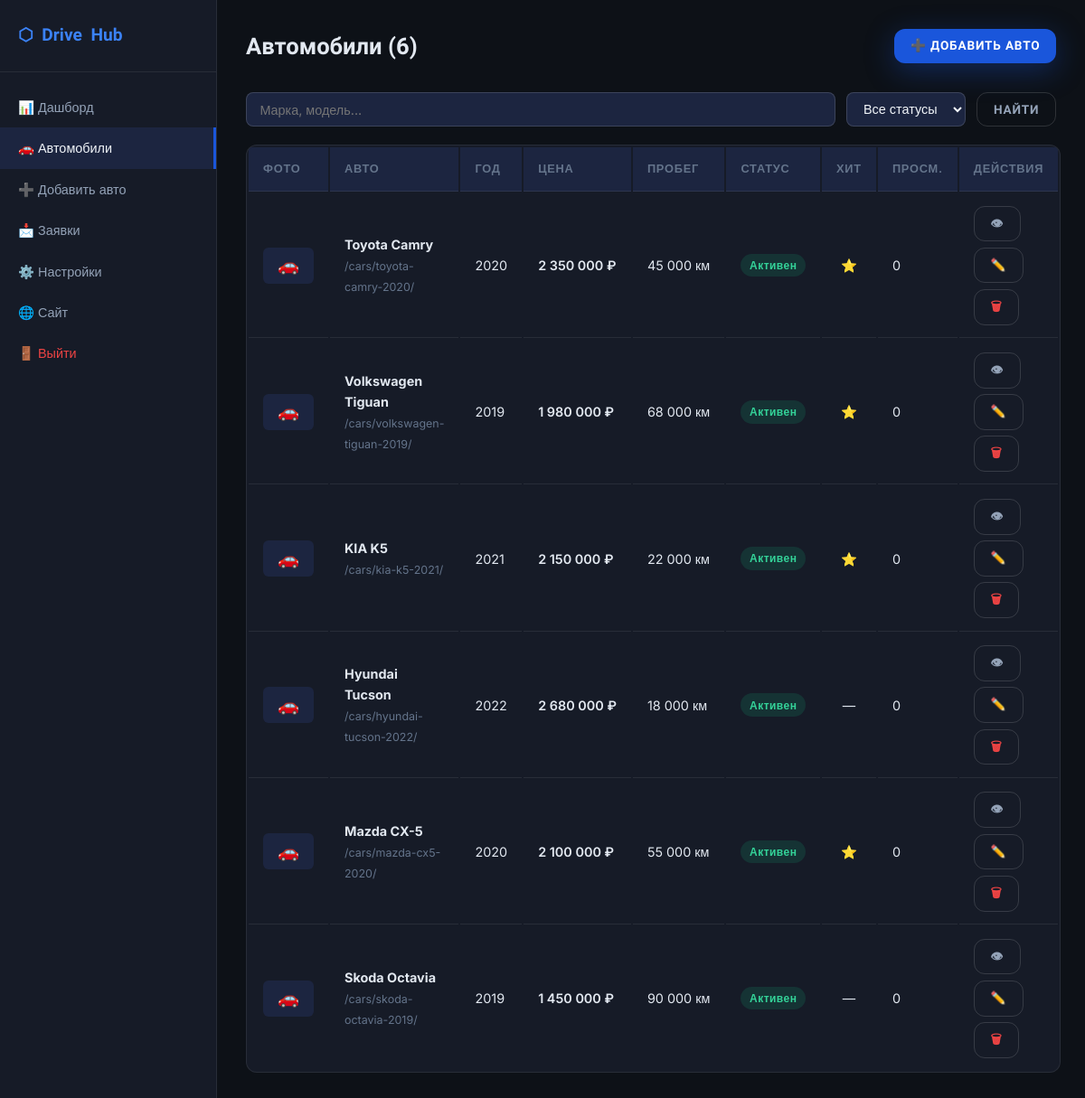
The page /admin/cars/index.php (signed in) on the database its author committed.
### tables this page shows
CREATE TABLE IF NOT EXISTS `cars` (
  `id`              INT UNSIGNED     NOT NULL AUTO_INCREMENT,
  `slug`            VARCHAR(200)     NOT NULL UNIQUE,
  `brand`           VARCHAR(80)      NOT NULL,
  `model`           VARCHAR(80)      NOT NULL,
  `year`            SMALLINT         NOT NULL,
  `price`           INT UNSIGNED     NOT NULL,
  `mileage`         INT UNSIGNED     NOT NULL DEFAULT 0,
  `body_type`       ENUM('sedan','hatchback','suv','crossover','wagon','coupe','minivan','pickup','convertible','other') NOT NULL DEFAULT 'other',
  `transmission`    ENUM('manual','automatic','robot','variator') NOT NULL DEFAULT 'automatic',
  `fuel_type`       ENUM('petrol','diesel','hybrid','electric','gas') NOT NULL DEFAULT 'petrol',
  `drive`           ENUM('fwd','rwd','awd','4wd') NOT NULL DEFAULT 'fwd',
  `engine_volume`   DECIMAL(3,1)     DEFAULT NULL,
  `engine_power`    SMALLINT         DEFAULT NULL,
  `color`           VARCHAR(60)      DEFAULT NULL,
  `vin`             VARCHAR(20)      DEFAULT NULL,
  `description`     TEXT,
  `features`        TEXT COMMENT 'JSON array of features',
  `status`          ENUM('active','sold','hidden') NOT NULL DEFAULT 'active',
  `is_featured`     TINYINT(1)       NOT NULL DEFAULT 0,
  `views`           INT UNSIGNED     NOT NULL DEFAULT 0,
  `meta_title`      VARCHAR(255)     DEFAULT NULL,
  `meta_description` VARCHAR(500)   DEFAULT NULL,
  `created_at`      DATETIME         NOT NULL DEFAULT CURRENT_TIMESTAMP,
  `updated_at`      DATETIME         NOT NULL DEFAULT CURRENT_TIMESTAMP ON UPDATE CURRENT_TIMESTAMP,
  PRIMARY KEY (`id`),
  INDEX `idx_status` (`status`),
  INDEX `idx_brand` (`brand`),
  INDEX `idx_price` (`price`),
  INDEX `idx_featured` (`is_featured`)
);

### includes/db.php (called while the page is built, shortened)
<?php
class Database {
    private static $instance = null;
    private $pdo;
    private function __construct() {
        $dsn = 'mysql:host=' . DB_HOST . ';dbname=' . DB_NAME . ';charset=' . DB_CHARSET;
        $options = [
            PDO::ATTR_ERRMODE            => PDO::ERRMODE_EXCEPTION,
            PDO::ATTR_DEFAULT_FETCH_MODE => PDO::FETCH_ASSOC,
            PDO::ATTR_EMULATE_PREPARES   => false,
        ];
        try {
            $this->pdo = new PDO($dsn, DB_USER, DB_PASS, $options);
        } catch (PDOException $e) {
            if (DEBUG_MODE) {
                die('Ошибка подключения к БД: ' . $e->getMessage());
            } else {
                die('Ошибка подключения к базе данных. Попробуйте позже.');
            }
        }
    }
    public static function getInstance(): self {
        if (self::$instance === null) {
            self::$instance = new self();
        }
        return self::$instance;
    }
    public function query(string $sql, array $params = []): PDOStatement {
        $stmt = $this->pdo->prepare($sql);
        $stmt->execute($params);
        return $stmt;
    }
    public function fetchAll(string $sql, array $params = []): array {
        return $this->query($sql, $params)->fetchAll();
    }
}
function db(): Database {
    return Database::getInstance();
}

### includes/functions.php (called while the page is built, shortened)
<?php
require_once __DIR__ . '/db.php';
function csrf_token(): string {
    return $_SESSION['csrf_token'];
}

### admin/cars/index.php (the view, shortened to what this page needs)
<?php
require_once __DIR__ . '/../admin/_header.php';
$search = trim($_GET['q'] ?? '');
$where = ['1=1']; $params = [];
$whereStr = implode(' AND ', $where);
$cars = db()->fetchAll("SELECT c.*, (SELECT image_path FROM car_images WHERE car_id=c.id AND is_main=1 LIMIT 1) as main_image FROM cars c WHERE $whereStr ORDER BY c.created_at DESC", $params);
?>
<div class="admin-topbar">
    <h1>Автомобили (<?= count($cars) ?>)</h1>
    <a href="/admin/cars/add.php" class="btn btn-primary btn-sm">➕ Добавить авто</a>
</div>
<form method="GET" style="display:flex;gap:.75rem;margin-bottom:1.25rem;flex-wrap:wrap">
    <input type="text" name="q" value="<?= htmlspecialchars($search) ?>" placeholder="Марка, модель..." style="flex:1;min-width:180px;background:var(--surface);border:1px solid var(--border-2);border-radius:8px;color:var(--text);padding:.55rem .9rem;font-size:.9rem">
    <select name="status" onchange="this.form.submit()" style="background:var(--surface);border:1px solid var(--border-2);border-radius:8px;color:var(--text);padding:.55rem .9rem;font-size:.9rem">
        <option value="">Все статусы</option>
    </select>
    <button type="submit" class="btn btn-ghost btn-sm">Найти</button>
</form>
<table class="admin-table">
    <thead>
        <tr>
            <th style="width:60px">Фото</th>
            <th>Авто</th>
            <th>Год</th>
            <th>Цена</th>
            <th>Пробег</th>
            <th>Статус</th>
            <th>Хит</th>
            <th>Просм.</th>
            <th>Действия</th>
        </tr>
    </thead>
    <tbody>
    <?php if (empty($cars)): ?>
    <tr><td colspan="9" style="text-align:center;padding:3rem;color:var(--text-3)">Автомобили не найдены</td></tr>
    <?php else: foreach ($cars as $c): ?>
    <tr>
        <td>
            <?php if ($c['main_image']): ?>
            <img src="/uploads/cars/<?= htmlspecialchars($c['main_image']) ?>" style="width:56px;height:40px;object-fit:cover;border-radius:6px" loading="lazy">
            <?php else: ?>
            <div style="width:56px;height:40px;background:var(--surface);border-radius:6px;display:flex;align-items:center;justify-content:center;color:var(--text-3);font-size:1.2rem">🚗</div>
            <?php endif; ?>
        </td>
        <td>
            <strong><?= htmlspecialchars($c['brand'].' '.$c['model']) ?></strong><br>
            <small style="color:var(--text-3);font-size:.78rem">/cars/<?= htmlspecialchars($c['slug']) ?>/</small>
        </td>
        <td><?= $c['year'] ?></td>
        <td style="font-weight:600;white-space:nowrap"><?= number_format($c['price'],0,',',' ') ?> ₽</td>
        <td style="white-space:nowrap"><?= number_format($c['mileage'],0,',',' ') ?> км</td>
        <td>
            <?php
            $badges = ['active'=>['badge-green','Активен'],'sold'=>['badge-red','Продано'],'hidden'=>['badge-gray','Скрыт']];
            [$cls,$lbl] = $badges[$c['status']] ?? ['badge-gray','?'];
            ?>
            <span class="badge <?= $cls ?>"><?= $lbl ?></span>
        </td>
        <td style="text-align:center"><?= $c['is_featured'] ? '⭐' : '—' ?></td>
        <td><?= $c['views'] ?></td>
        <td>
            <div style="display:flex;gap:.4rem;flex-wrap:wrap">
                <a href="/cars/<?= htmlspecialchars($c['slug']) ?>/" target="_blank" class="btn btn-ghost btn-sm" title="Смотреть">👁</a>
                <a href="/admin/cars/edit.php?id=<?= $c['id'] ?>" class="btn btn-ghost btn-sm" title="Редактировать">✏️</a>
                <a href="/admin/cars/?delete=<?= $c['id'] ?>&csrf_token=<?= csrf_token() ?>" class="btn btn-ghost btn-sm"
                   style="color:var(--red)" title="Удалить"
                   onclick="return confirm('Удалить <?= htmlspecialchars($c['brand'].' '.$c['model']) ?>? Это действие необратимо.')">🗑</a>
            </div>
        </td>
    </tr>
    <?php endforeach; endif; ?>
    </tbody>
</table>
<?php require_once __DIR__ . '/../admin/_footer.php'; ?>

### assets/css/main.css (style rules this page uses)
:root { --blue-900: #0d2d6e; --blue-800: #1241a8; --blue-700: #1549bf; --blue-600: #1A56DB; --blue-500: #2563eb; --blue-400: #3b82f6; --blue-300: #60a5fa; --blue-100: #dbeafe; --blue-50: #eff6ff; --dark: #0a0f1e; --dark-2: #0f1729; --dark-3: #151e36; --surface: #1c2540; --surface-2:#232d4b; --text: #f1f5f9; --text-2: #94a3b8; --text-3: #64748b; --border: rgba(255,255,255,0.08); --border-2: rgba(255,255,255,0.14); --green: #10b981; --orange: #f59e0b; --red: #ef4444; --radius: 12px; --radius-lg:20px; --radius-xl:28px; --shadow-sm: 0 2px 8px rgba(0,0,0,0.3); --shadow-md: 0 8px 32px rgba(0,0,0,0.4); --shadow-lg: 0 20px 60px rgba(0,0,0,0.5); --shadow-blue: 0 8px 32px rgba(26,86,219,0.35); --font-head: 'Exo 2', sans-serif; --font-body: 'Inter', sans-serif; --transition: 0.2s ease; --transition-slow: 0.4s cubic-bezier(0.4, 0, 0.2, 1); }
*, *::before, *::after { box-sizing: border-box; margin: 0; padding: 0; }
html { scroll-behavior: smooth; font-size: 16px; }
body { font-family: var(--font-body); background: var(--dark); color: var(--text); line-height: 1.6; overflow-x: hidden; }
a { color: inherit; text-decoration: none; }
button { cursor: pointer; border: none; background: none; font-family: inherit; }
input, textarea, select { font-family: var(--font-body); font-size: 1rem; }
h1,h2,h3,h4,h5,h6 { font-family: var(--font-head); font-weight: 700; line-height: 1.2; }
h1 { font-size: clamp(2.2rem, 5vw, 3.8rem); }
.btn { display: inline-flex; align-items: center; justify-content: center; gap: .5rem; padding: .75rem 1.75rem; border-radius: var(--radius); font-family: var(--font-head); font-weight: 600; font-size: .95rem; letter-spacing: .02em; transition: all var(--transition); white-space: nowrap; text-transform: uppercase; letter-spacing: .06em; }
.btn-primary { background: var(--blue-600); color: #fff; box-shadow: var(--shadow-blue); }
.btn-ghost { color: var(--text-2); border: 1px solid var(--border-2); }
.btn-sm { padding: .5rem 1.1rem; font-size: .85rem; }
.admin-body { background: #0d1117; font-family: var(--font-body); color: #e2e8f0; min-height: 100vh; }
.admin-topbar { display: flex; align-items: center; justify-content: space-between; margin-bottom: 2rem; }
.admin-topbar h1 { font-size: 1.6rem; }
.admin-table { width: 100%; background: #161b27; border: 1px solid var(--border); border-radius: var(--radius); overflow: hidden; }
.admin-table th { background: var(--surface); padding: .85rem 1rem; text-align: left; font-size: .8rem; font-weight: 600; text-transform: uppercase; letter-spacing: .06em; color: var(--text-3); border-bottom: 1px solid var(--border); }
.admin-table td { padding: .85rem 1rem; border-bottom: 1px solid var(--border); font-size: .9rem; vertical-align: middle; }
.admin-table tr:last-child td { border-bottom: 0; }
.badge { display: inline-block; padding: .2rem .6rem; border-radius: 20px; font-size: .75rem; font-weight: 600; letter-spacing: .04em; }
.badge-green { background: rgba(16,185,129,0.15); color: #34d399; }

### rows shown on the page
cars: brand+model "Toyota Camry", slug "toyota-camry-2020", year "2020", price "2 350 000", mileage "45 000", lbl "Активен", views "0"
cars: brand+model "Volkswagen Tiguan", slug "volkswagen-tiguan-2019", year "2019", price "1 980 000", mileage "68 000", lbl "Активен", views "0"
cars: brand+model "KIA K5", slug "kia-k5-2021", year "2021", price "2 150 000", mileage "22 000", lbl "Активен", views "0"
cars: brand+model "Hyundai Tucson", slug "hyundai-tucson-2022", year "2022", price "2 680 000", mileage "18 000", lbl "Активен", views "0"
cars: brand+model "Mazda CX-5", slug "mazda-cx5-2020", year "2020", price "2 100 000", mileage "55 000", lbl "Активен", views "0"
cars: brand+model "Skoda Octavia", slug "skoda-octavia-2019", year "2019", price "1 450 000", mileage "90 000", lbl "Активен", views "0"

### other values the page prints
count($cars) "6"
